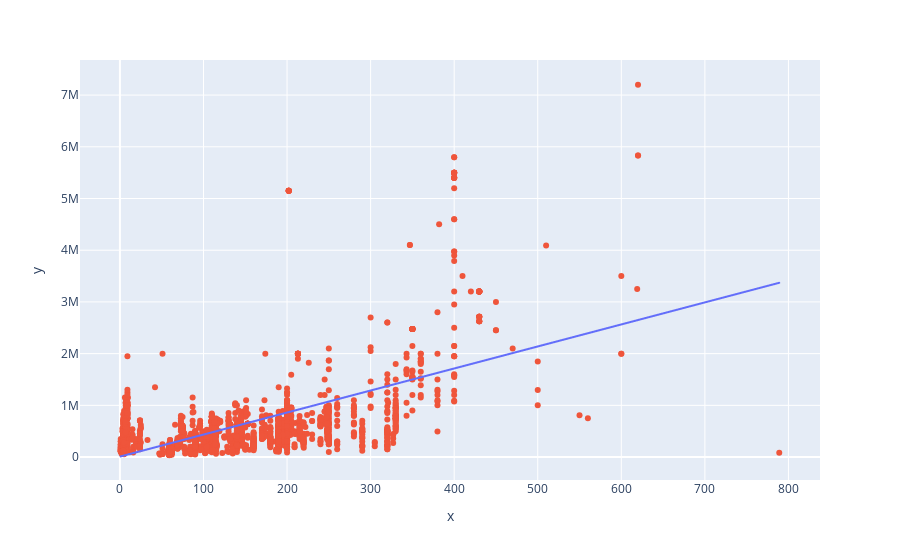

The code cell stored with this chart in its notebook:
### Code cell
import plotly.express as px
predicted = reglin.predict(X_test)
fig = px.line(x=X_test[:,0], y=predicted )
fig.add_scatter(x=X_test[:,0], y=y_test, mode='markers', showlegend=False)
fig.show()

### Figure 1 — Plotly figure (JSON) as saved in the notebook; plotly's stock layout.template omitted (floating-point values rounded to 4 significant figures; data arrays with more than 128 entries replaced by an {"elided": "..."} marker saying what was removed)
{"data": [{"hovertemplate": "x=%{x}<br>y=%{y}<extra></extra>", "legendgroup": "", "line": {"color": "#636efa", "dash": "solid"}, "marker": {"symbol": "circle"}, "mode": "lines", "name": "", "showlegend": false, "type": "scattergl", "x": {"elided": "2352 float values"}, "xaxis": "x", "y": {"elided": "2352 float values"}, "yaxis": "y"}, {"mode": "markers", "showlegend": false, "type": "scatter", "x": {"elided": "2352 float values"}, "y": {"elided": "2352 int values"}}], "layout": {"legend": {"tracegroupgap": 0}, "margin": {"t": 60}, "xaxis": {"anchor": "y", "domain": [0, 1], "title": {"text": "x"}}, "yaxis": {"anchor": "x", "domain": [0, 1], "title": {"text": "y"}}}}
